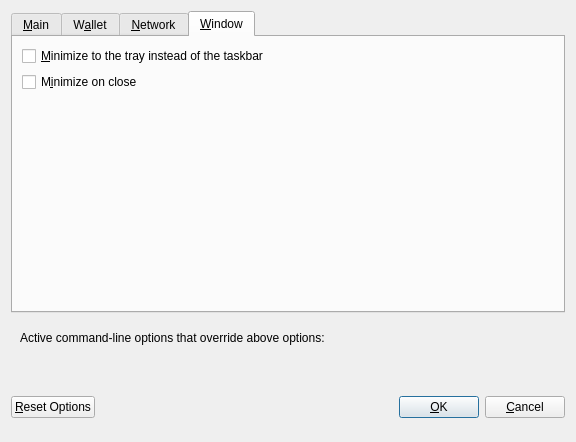
<?xml version="1.0" encoding="UTF-8"?>
<ui version="4.0">
 <class>OptionsDialog</class>
 <widget class="QDialog" name="OptionsDialog">
  <property name="geometry">
   <rect>
    <x>0</x>
    <y>0</y>
    <width>576</width>
    <height>442</height>
   </rect>
  </property>
  <property name="windowTitle">
   <string>Options</string>
  </property>
  <property name="modal">
   <bool>true</bool>
  </property>
  <layout class="QVBoxLayout" name="verticalLayout">
   <item>
    <widget class="QTabWidget" name="tabWidget">
     <property name="currentIndex">
      <number>3</number>
     </property>
     <widget class="QWidget" name="tabMain">
      <attribute name="title">
       <string>&amp;Main</string>
      </attribute>
      <layout class="QVBoxLayout" name="verticalLayout_Main">
       <item>
        <widget class="QCheckBox" name="bitcoinAtStartup">
         <property name="toolTip">
          <string>Automatically start Trendo after logging in to the system.</string>
         </property>
         <property name="text">
          <string>&amp;Start Trendo on system login</string>
         </property>
        </widget>
       </item>
       <item>
        <layout class="QHBoxLayout" name="horizontalLayout_2_Main">
         <item>
          <widget class="QLabel" name="databaseCacheLabel">
           <property name="text">
            <string>Size of &amp;database cache</string>
           </property>
           <property name="textFormat">
            <enum>Qt::PlainText</enum>
           </property>
           <property name="buddy">
            <cstring>databaseCache</cstring>
           </property>
          </widget>
         </item>
         <item>
          <widget class="QSpinBox" name="databaseCache"/>
         </item>
         <item>
          <widget class="QLabel" name="databaseCacheUnitLabel">
           <property name="text">
            <string>MB</string>
           </property>
           <property name="textFormat">
            <enum>Qt::PlainText</enum>
           </property>
          </widget>
         </item>
         <item>
          <spacer name="horizontalSpacer_2_Main">
           <property name="orientation">
            <enum>Qt::Horizontal</enum>
           </property>
           <property name="sizeHint" stdset="0">
            <size>
             <width>40</width>
             <height>20</height>
            </size>
           </property>
          </spacer>
         </item>
        </layout>
       </item>
       <item>
        <layout class="QHBoxLayout" name="horizontalLayout_3_Main">
         <item>
          <widget class="QLabel" name="threadsScriptVerifLabel">
           <property name="text">
            <string>Number of script &amp;verification threads</string>
           </property>
           <property name="textFormat">
            <enum>Qt::PlainText</enum>
           </property>
           <property name="buddy">
            <cstring>threadsScriptVerif</cstring>
           </property>
          </widget>
         </item>
         <item>
          <widget class="QSpinBox" name="threadsScriptVerif">
           <property name="toolTip">
            <string>(0 = auto, &lt;0 = leave that many cores free)</string>
           </property>
          </widget>
         </item>
         <item>
          <spacer name="horizontalSpacer_3_Main">
           <property name="orientation">
            <enum>Qt::Horizontal</enum>
           </property>
           <property name="sizeHint" stdset="0">
            <size>
             <width>40</width>
             <height>20</height>
            </size>
           </property>
          </spacer>
         </item>
        </layout>
       </item>
       <item>
        <spacer name="verticalSpacer_2">
         <property name="orientation">
          <enum>Qt::Vertical</enum>
         </property>
         <property name="sizeHint" stdset="0">
          <size>
           <width>20</width>
           <height>40</height>
          </size>
         </property>
        </spacer>
       </item>
       <item>
        <layout class="QHBoxLayout" name="horizontalLayout_3">
         <item>
          <widget class="QLabel" name="percentage_label">
           <property name="toolTip">
            <string>This setting determines the amount of individual masternodes that an input will be anonymized through.&lt;br/&gt;More rounds of anonymization gives a higher degree of privacy, but also costs more in fees.</string>
           </property>
           <property name="text">
            <string>Obfuscation rounds to use</string>
           </property>
          </widget>
         </item>
         <item>
          <widget class="QSpinBox" name="obfuscationRounds">
           <property name="minimum">
            <number>10</number>
           </property>
           <property name="maximum">
            <number>100</number>
           </property>
          </widget>
         </item>
        </layout>
       </item>
       <item>
        <layout class="QHBoxLayout" name="horizontalLayout">
         <item>
          <widget class="QLabel" name="label_2">
           <property name="toolTip">
            <string>This amount acts as a threshold to turn off Obfuscation once it's reached.</string>
           </property>
           <property name="statusTip">
            <string notr="true"/>
           </property>
           <property name="whatsThis">
            <string notr="true"/>
           </property>
           <property name="accessibleName">
            <string notr="true"/>
           </property>
           <property name="accessibleDescription">
            <string notr="true"/>
           </property>
           <property name="text">
            <string>Amount of Trendo to keep anonymized</string>
           </property>
          </widget>
         </item>
         <item>
          <widget class="QSpinBox" name="anonymizePrj">
           <property name="minimum">
            <number>100</number>
           </property>
           <property name="maximum">
            <number>100000</number>
           </property>
           <property name="singleStep">
            <number>100</number>
           </property>
           <property name="value">
            <number>1000</number>
           </property>
          </widget>
         </item>
        </layout>
       </item>
      </layout>
     </widget>
     <widget class="QWidget" name="tabWallet">
      <attribute name="title">
       <string>W&amp;allet</string>
      </attribute>
      <layout class="QVBoxLayout" name="verticalLayout_Wallet">
       <item>
        <widget class="QGroupBox" name="groupBox">
         <property name="title">
          <string>Expert</string>
         </property>
         <layout class="QVBoxLayout" name="verticalLayout_2">
          <item>
           <widget class="QCheckBox" name="coinControlFeatures">
            <property name="toolTip">
             <string>Whether to show coin control features or not.</string>
            </property>
            <property name="text">
             <string>Enable coin &amp;control features</string>
            </property>
           </widget>
          </item>
          <item>
           <widget class="QCheckBox" name="showMasternodesTab">
            <property name="toolTip">
             <string>Show additional tab listing all your masternodes in first sub-tab&lt;br/&gt;and all masternodes on the network in second sub-tab.</string>
            </property>
            <property name="text">
             <string>Show Masternodes Tab</string>
            </property>
           </widget>
          </item>
          <item>
           <widget class="QCheckBox" name="spendZeroConfChange">
            <property name="toolTip">
             <string>If you disable the spending of unconfirmed change, the change from a transaction&lt;br/&gt;cannot be used until that transaction has at least one confirmation.&lt;br/&gt;This also affects how your balance is computed.</string>
            </property>
            <property name="text">
             <string>&amp;Spend unconfirmed change</string>
            </property>
           </widget>
          </item>
         </layout>
        </widget>
       </item>
       <item>
        <spacer name="verticalSpacer_Wallet">
         <property name="orientation">
          <enum>Qt::Vertical</enum>
         </property>
         <property name="sizeHint" stdset="0">
          <size>
           <width>20</width>
           <height>40</height>
          </size>
         </property>
        </spacer>
       </item>
      </layout>
     </widget>
     <widget class="QWidget" name="tabNetwork">
      <attribute name="title">
       <string>&amp;Network</string>
      </attribute>
      <layout class="QVBoxLayout" name="verticalLayout_Network">
       <item>
        <widget class="QCheckBox" name="mapPortUpnp">
         <property name="toolTip">
          <string>Automatically open the Trendo client port on the router. This only works when your router supports UPnP and it is enabled.</string>
         </property>
         <property name="text">
          <string>Map port using &amp;UPnP</string>
         </property>
        </widget>
       </item>
       <item>
        <widget class="QCheckBox" name="allowIncoming">
         <property name="toolTip">
          <string>Accept connections from outside</string>
         </property>
         <property name="text">
          <string>Allow incoming connections</string>
         </property>
        </widget>
       </item>
       <item>
        <widget class="QCheckBox" name="connectSocks">
         <property name="toolTip">
          <string>Connect to the Trendo network through a SOCKS5 proxy.</string>
         </property>
         <property name="text">
          <string>&amp;Connect through SOCKS5 proxy (default proxy):</string>
         </property>
        </widget>
       </item>
       <item>
        <layout class="QHBoxLayout" name="horizontalLayout_1_Network">
         <item>
          <widget class="QLabel" name="proxyIpLabel">
           <property name="text">
            <string>Proxy &amp;IP:</string>
           </property>
           <property name="textFormat">
            <enum>Qt::PlainText</enum>
           </property>
           <property name="buddy">
            <cstring>proxyIp</cstring>
           </property>
          </widget>
         </item>
         <item>
          <widget class="QValidatedLineEdit" name="proxyIp">
           <property name="minimumSize">
            <size>
             <width>140</width>
             <height>0</height>
            </size>
           </property>
           <property name="maximumSize">
            <size>
             <width>140</width>
             <height>16777215</height>
            </size>
           </property>
           <property name="toolTip">
            <string>IP address of the proxy (e.g. IPv4: 127.0.0.1 / IPv6: ::1)</string>
           </property>
          </widget>
         </item>
         <item>
          <widget class="QLabel" name="proxyPortLabel">
           <property name="text">
            <string>&amp;Port:</string>
           </property>
           <property name="textFormat">
            <enum>Qt::PlainText</enum>
           </property>
           <property name="buddy">
            <cstring>proxyPort</cstring>
           </property>
          </widget>
         </item>
         <item>
          <widget class="QLineEdit" name="proxyPort">
           <property name="minimumSize">
            <size>
             <width>55</width>
             <height>0</height>
            </size>
           </property>
           <property name="maximumSize">
            <size>
             <width>55</width>
             <height>16777215</height>
            </size>
           </property>
           <property name="toolTip">
            <string>Port of the proxy (e.g. 9050)</string>
           </property>
          </widget>
         </item>
         <item>
          <spacer name="horizontalSpacer_1_Network">
           <property name="orientation">
            <enum>Qt::Horizontal</enum>
           </property>
           <property name="sizeHint" stdset="0">
            <size>
             <width>40</width>
             <height>20</height>
            </size>
           </property>
          </spacer>
         </item>
        </layout>
       </item>
       <item>
        <spacer name="verticalSpacer_Network">
         <property name="orientation">
          <enum>Qt::Vertical</enum>
         </property>
         <property name="sizeHint" stdset="0">
          <size>
           <width>20</width>
           <height>40</height>
          </size>
         </property>
        </spacer>
       </item>
      </layout>
     </widget>
     <widget class="QWidget" name="tabWindow">
      <attribute name="title">
       <string>&amp;Window</string>
      </attribute>
      <layout class="QVBoxLayout" name="verticalLayout_Window">
       <item>
        <widget class="QCheckBox" name="minimizeToTray">
         <property name="toolTip">
          <string>Show only a tray icon after minimizing the window.</string>
         </property>
         <property name="text">
          <string>&amp;Minimize to the tray instead of the taskbar</string>
         </property>
        </widget>
       </item>
       <item>
        <widget class="QCheckBox" name="minimizeOnClose">
         <property name="toolTip">
          <string>Minimize instead of exit the application when the window is closed. When this option is enabled, the application will be closed only after selecting Quit in the menu.</string>
         </property>
         <property name="text">
          <string>M&amp;inimize on close</string>
         </property>
        </widget>
       </item>
       <item>
        <spacer name="verticalSpacer_Window">
         <property name="orientation">
          <enum>Qt::Vertical</enum>
         </property>
         <property name="sizeHint" stdset="0">
          <size>
           <width>20</width>
           <height>40</height>
          </size>
         </property>
        </spacer>
       </item>
      </layout>
     </widget>
    </widget>
   </item>
   <item>
    <widget class="QFrame" name="frame">
     <layout class="QVBoxLayout" name="verticalLayout_Bottom">
      <item>
       <layout class="QHBoxLayout" name="horizontalLayout_Bottom">
        <item>
         <widget class="QLabel" name="overriddenByCommandLineInfoLabel">
          <property name="text">
           <string>Active command-line options that override above options:</string>
          </property>
          <property name="textFormat">
           <enum>Qt::PlainText</enum>
          </property>
         </widget>
        </item>
        <item>
         <spacer name="horizontalSpacer_Bottom">
          <property name="orientation">
           <enum>Qt::Horizontal</enum>
          </property>
          <property name="sizeHint" stdset="0">
           <size>
            <width>40</width>
            <height>20</height>
           </size>
          </property>
         </spacer>
        </item>
       </layout>
      </item>
      <item>
       <widget class="QLabel" name="overriddenByCommandLineLabel">
        <property name="text">
         <string/>
        </property>
        <property name="textFormat">
         <enum>Qt::PlainText</enum>
        </property>
        <property name="wordWrap">
         <bool>true</bool>
        </property>
       </widget>
      </item>
     </layout>
    </widget>
   </item>
   <item>
    <layout class="QHBoxLayout" name="horizontalLayout_Buttons">
     <item>
      <widget class="QPushButton" name="resetButton">
       <property name="toolTip">
        <string>Reset all client options to default.</string>
       </property>
       <property name="text">
        <string>&amp;Reset Options</string>
       </property>
       <property name="autoDefault">
        <bool>false</bool>
       </property>
      </widget>
     </item>
     <item>
      <spacer name="horizontalSpacer_1">
       <property name="orientation">
        <enum>Qt::Horizontal</enum>
       </property>
       <property name="sizeHint" stdset="0">
        <size>
         <width>40</width>
         <height>48</height>
        </size>
       </property>
      </spacer>
     </item>
     <item>
      <widget class="QLabel" name="statusLabel">
       <property name="minimumSize">
        <size>
         <width>200</width>
         <height>0</height>
        </size>
       </property>
       <property name="font">
        <font>
         <weight>75</weight>
         <bold>true</bold>
        </font>
       </property>
       <property name="text">
        <string/>
       </property>
       <property name="textFormat">
        <enum>Qt::PlainText</enum>
       </property>
       <property name="wordWrap">
        <bool>true</bool>
       </property>
      </widget>
     </item>
     <item>
      <spacer name="horizontalSpacer_2">
       <property name="orientation">
        <enum>Qt::Horizontal</enum>
       </property>
       <property name="sizeHint" stdset="0">
        <size>
         <width>40</width>
         <height>48</height>
        </size>
       </property>
      </spacer>
     </item>
     <item>
      <widget class="QPushButton" name="okButton">
       <property name="text">
        <string>&amp;OK</string>
       </property>
       <property name="autoDefault">
        <bool>false</bool>
       </property>
       <property name="default">
        <bool>true</bool>
       </property>
      </widget>
     </item>
     <item>
      <widget class="QPushButton" name="cancelButton">
       <property name="text">
        <string>&amp;Cancel</string>
       </property>
       <property name="autoDefault">
        <bool>false</bool>
       </property>
      </widget>
     </item>
    </layout>
   </item>
  </layout>
 </widget>
 <customwidgets>
  <customwidget>
   <class>QValidatedLineEdit</class>
   <extends>QLineEdit</extends>
   <header>qvalidatedlineedit.h</header>
  </customwidget>
 </customwidgets>
 <resources/>
 <connections/>
</ui>
